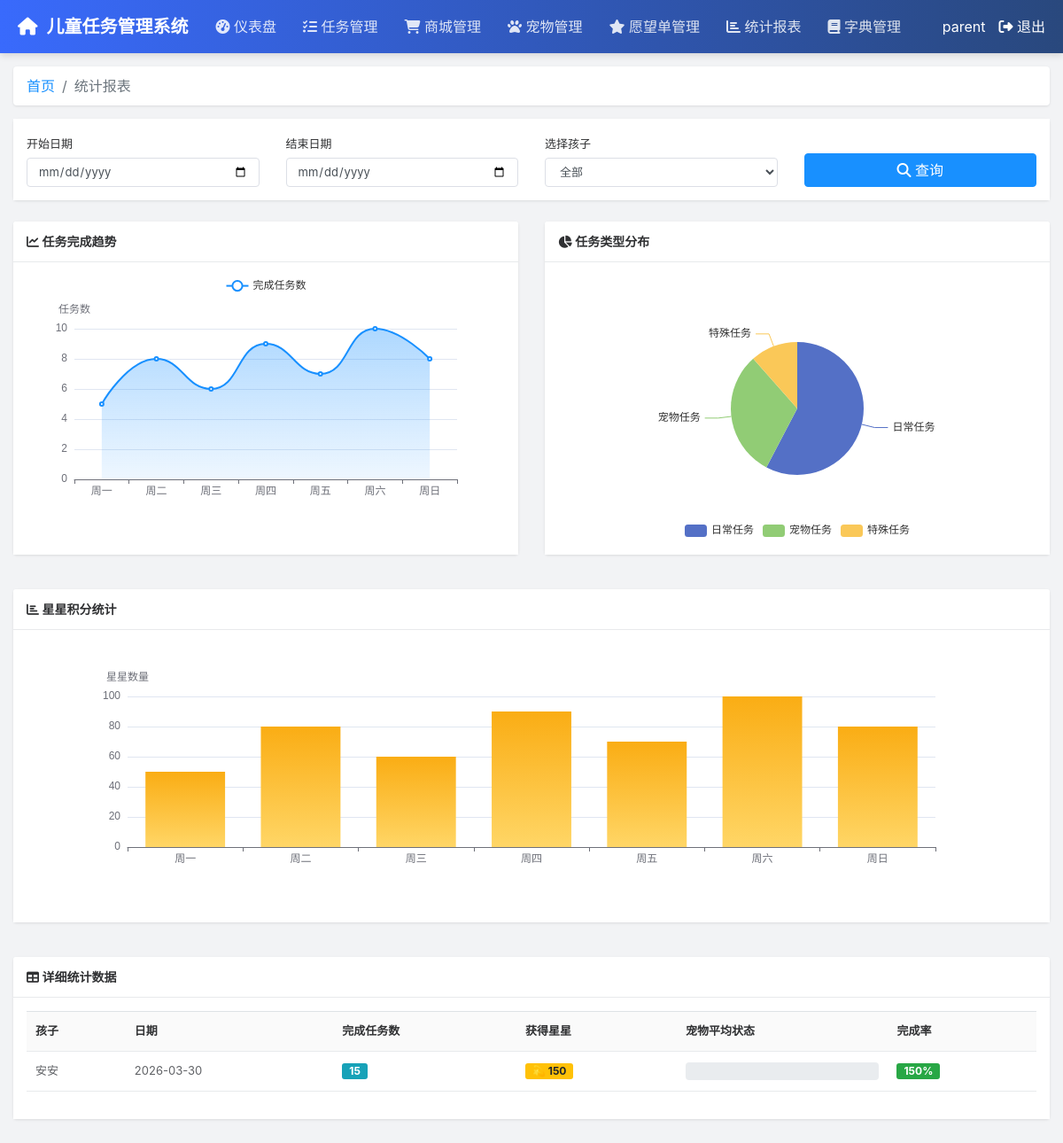
The page /parent/statistics (signed in) on the database as committed earlier.
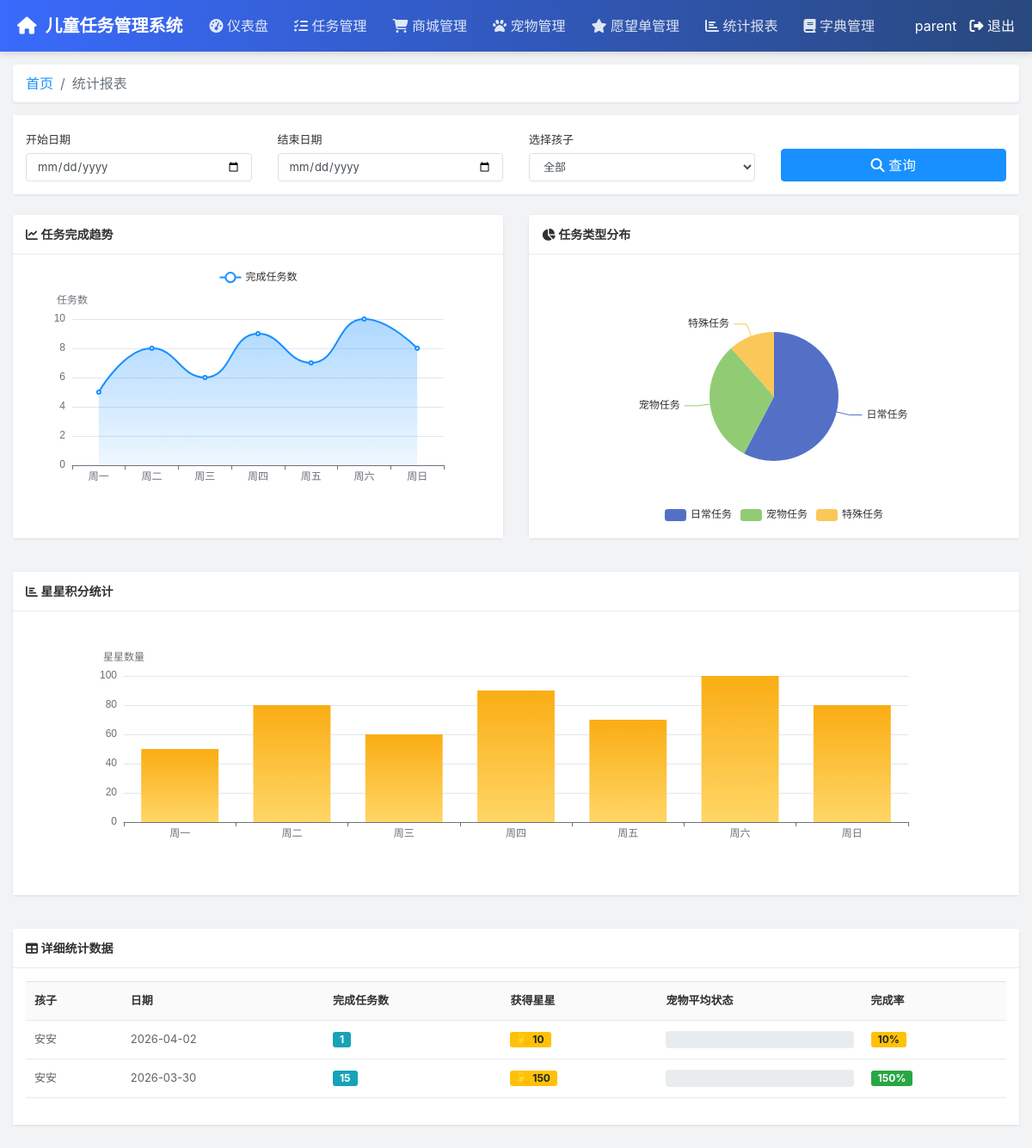
The same page on the database as committed later.
### tables this page shows
CREATE TABLE statistics (
                id INTEGER PRIMARY KEY AUTOINCREMENT,
                child_id INTEGER NOT NULL,
                stat_date DATE NOT NULL,
                tasks_completed INTEGER DEFAULT 0,
                stars_earned INTEGER DEFAULT 0,
                pet_status_avg INTEGER DEFAULT 0,
                created_at TIMESTAMP DEFAULT CURRENT_TIMESTAMP,
                FOREIGN KEY (child_id) REFERENCES children(id) ON DELETE CASCADE,
                UNIQUE(child_id, stat_date)
            );

CREATE TABLE children (
                id INTEGER PRIMARY KEY AUTOINCREMENT,
                user_id INTEGER NOT NULL,
                parent_id INTEGER,
                nickname TEXT NOT NULL,
                birthday DATE,
                avatar TEXT,
                total_stars INTEGER DEFAULT 0,
                total_badges INTEGER DEFAULT 0,
                total_trophies INTEGER DEFAULT 0,
                FOREIGN KEY (user_id) REFERENCES users(id) ON DELETE CASCADE,
                FOREIGN KEY (parent_id) REFERENCES users(id) ON DELETE SET NULL
            );

### routes/parent_routes.py (the view)
@bp.route('/statistics')
def statistics():
    if 'user_id' not in session or session.get('role') != 'parent':
        return redirect(url_for('parent_routes.login'))
    conn = get_db_connection()
    children = conn.execute("SELECT * FROM children").fetchall()
    stats = conn.execute('''
        SELECT s.*, c.nickname as child_name
        FROM statistics s
        JOIN children c ON s.child_id = c.id
        ORDER BY s.stat_date DESC
        LIMIT 100
    ''').fetchall()
    conn.close()
    return render_template('parent/statistics.html', children=children, stats=stats)

### models.py (called while the page is built)
def get_db_connection():
    conn = sqlite3.connect(DATABASE)
    conn.row_factory = sqlite3.Row  # 让结果可以通过列名访问
    return conn

### templates/parent/statistics.html (shortened to what this page needs)
{% extends "parent/layout.html" %}
{% block content %}
<nav aria-label="breadcrumb">
    <ol class="breadcrumb">
        <li class="breadcrumb-item"><a href="/parent/dashboard">首页</a></li>
        <li class="breadcrumb-item active" aria-current="page">统计报表</li>
    </ol>
</nav>
<div class="card mb-4">
    <div class="card-body">
        <div class="row">
            <div class="col-md-3">
                <label class="form-label">开始日期</label>
                <input type="date" class="form-control" id="startDate" value="{{ today }}">
            </div>
            <div class="col-md-3">
                <label class="form-label">结束日期</label>
                <input type="date" class="form-control" id="endDate" value="{{ today }}">
            </div>
            <div class="col-md-3">
                <label class="form-label">选择孩子</label>
                <select class="form-control" id="childSelect">
                    <option value="all">全部</option>
                </select>
            </div>
            <div class="col-md-3 d-flex align-items-end">
                <button class="btn btn-primary btn-block" onclick="loadStatistics()">
                    <i class="fas fa-search"></i> 查询
                </button>
            </div>
        </div>
    </div>
</div>
<div class="row mb-4">
    <div class="col-md-6">
        <div class="card">
            <div class="card-header">
                <i class="fas fa-chart-line"></i> 任务完成趋势
            </div>
            <div class="card-body">
                <div id="taskTrendChart" style="height: 300px;"></div>
            </div>
        </div>
    </div>
    <div class="col-md-6">
        <div class="card">
            <div class="card-header">
                <i class="fas fa-chart-pie"></i> 任务类型分布
            </div>
            <div class="card-body">
                <div id="taskTypeChart" style="height: 300px;"></div>
            </div>
        </div>
    </div>
</div>
<div class="row">
    <div class="col-md-12">
        <div class="card">
            <div class="card-header">
                <i class="fas fa-chart-bar"></i> 星星积分统计
            </div>
            <div class="card-body">
                <div id="starChart" style="height: 300px;"></div>
            </div>
        </div>
    </div>
</div>
<div class="card mt-4">
    <div class="card-header">
        <i class="fas fa-table"></i> 详细统计数据
    </div>
    <div class="card-body">
        <table class="table table-hover">
            <thead>
                <tr>
                    <th>孩子</th>
                    <th>日期</th>
                    <th>完成任务数</th>
                    <th>获得星星</th>
                    <th>宠物平均状态</th>
                    <th>完成率</th>
                </tr>
            </thead>
            <tbody>
                {% for stat in stats %}
                <tr>
                    <td>{{ stat.child_name }}</td>
                    <td>{{ stat.stat_date }}</td>
                    <td><span class="badge badge-info">{{ stat.tasks_completed }}</span></td>
                    <td><span class="badge badge-warning">💫 {{ stat.stars_earned }}</span></td>
                    <td>
                        <div class="progress" style="height: 20px;">
                        </div>
                    </td>
                    <td>
                        {% set rate = (stat.tasks_completed / 10 * 100)|int if stat.tasks_completed > 0 else 0 %}
                        <span class="badge {% if rate >= 80 %}badge-success{% elif rate >= 60 %}badge-info{% else %}badge-warning{% endif %}">
                            {{ rate }}%
                        </span>
                    </td>
                </tr>
                {% endfor %}
            </tbody>
        </table>
    </div>
</div>
{% endblock %}

Rows that differ between the two databases and show on the page:
added statistics: child_name "安安", stat_date "2026-04-02", tasks_completed "1", stars_earned "10"
